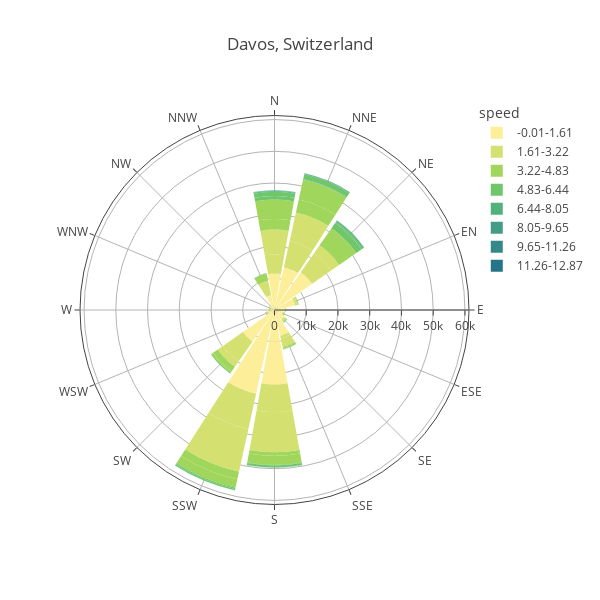

Notebook source saved alongside this figure:
### Markdown cell above
Lets have also a look at the wind direction

### Code cell
# Create a WindRose object with the resampled hourly data
WR = WindRose(df)

# create renaming dictionary - the WindRose object requires the variable names ws and wd. We have
# to tell the Object the name of our Variables: WS, WD
names = {'WS':'ws', 'WD':'wd'}

# calculate wind statistics for 8 sectors
WR.calc_stats(normed=False, bins=8, variable_names=names)

# Generate windrose plot
WR.plot(
    template='xgridoff',
    colors='haline',
    title='Davos, Switzerland',
    output_type='show',
    width=600,
    height=600
)

### Figure 1 — Plotly figure (JSON) as saved in the notebook; plotly's stock layout.template omitted (floating-point values rounded to 4 significant figures)
{"data": [{"hovertemplate": "speed=-0.01-1.61<br>frequency=%{r}<br>direction=%{theta}<extra></extra>", "legendgroup": "-0.01-1.61", "marker": {"color": "rgb(253, 238, 153)", "pattern": {"shape": ""}}, "name": "-0.01-1.61", "r": [6059, 6328, 7488, 8003, 6458, 4152, 2544, 1782, 1440, 1343, 1378, 1643, 2085, 3069, 5261, 10009, 13456, 13818, 13207, 8811, 3338, 1277, 677, 506, 463, 530, 562, 628, 998, 1668, 3191, 5459], "showlegend": true, "subplot": "polar", "theta": ["N", "NNE", "NNE", "NE", "NE", "ENE", "ENE", "E", "E", "ESE", "ESE", "SE", "SE", "SSE", "SSE", "S", "S", "SSW", "SSW", "SW", "SW", "WSW", "WSW", "W", "W", "WNW", "WNW", "NW", "NW", "NNW", "NNW", "N"], "type": "barpolar"}, {"hovertemplate": "speed=1.61-3.22<br>frequency=%{r}<br>direction=%{theta}<extra></extra>", "legendgroup": "1.61-3.22", "marker": {"color": "rgb(212, 225, 112)", "pattern": {"shape": ""}}, "name": "1.61-3.22", "r": [5972, 8460, 9206, 7251, 3108, 693, 144, 107, 151, 182, 222, 324, 396, 872, 2717, 8710, 12615, 11453, 13681, 7620, 2026, 421, 204, 185, 199, 206, 172, 133, 114, 363, 4181, 7831], "showlegend": true, "subplot": "polar", "theta": ["N", "NNE", "NNE", "NE", "NE", "ENE", "ENE", "E", "E", "ESE", "ESE", "SE", "SE", "SSE", "SSE", "S", "S", "SSW", "SSW", "SW", "SW", "WSW", "WSW", "W", "W", "WNW", "WNW", "NW", "NW", "NNW", "NNW", "N"], "type": "barpolar"}, {"hovertemplate": "speed=3.22-4.83<br>frequency=%{r}<br>direction=%{theta}<extra></extra>", "legendgroup": "3.22-4.83", "marker": {"color": "rgb(160, 214, 91)", "pattern": {"shape": ""}}, "name": "3.22-4.83", "r": [3370, 4149, 6348, 5181, 1401, 236, 31, 60, 98, 111, 127, 177, 223, 256, 425, 1164, 2877, 2469, 2716, 1764, 506, 170, 177, 155, 159, 153, 141, 107, 40, 17, 2372, 6133], "showlegend": true, "subplot": "polar", "theta": ["N", "NNE", "NNE", "NE", "NE", "ENE", "ENE", "E", "E", "ESE", "ESE", "SE", "SE", "SSE", "SSE", "S", "S", "SSW", "SSW", "SW", "SW", "WSW", "WSW", "W", "W", "WNW", "WNW", "NW", "NW", "NNW", "NNW", "N"], "type": "barpolar"}, {"hovertemplate": "speed=4.83-6.44<br>frequency=%{r}<br>direction=%{theta}<extra></extra>", "legendgroup": "4.83-6.44", "marker": {"color": "rgb(111, 198, 107)", "pattern": {"shape": ""}}, "name": "4.83-6.44", "r": [1115, 297, 1528, 1988, 535, 48, 13, 18, 32, 41, 48, 55, 66, 72, 51, 131, 639, 367, 432, 285, 79, 44, 33, 27, 22, 13, 19, 9, 3, 1, 127, 1280], "showlegend": true, "subplot": "polar", "theta": ["N", "NNE", "NNE", "NE", "NE", "ENE", "ENE", "E", "E", "ESE", "ESE", "SE", "SE", "SSE", "SSE", "S", "S", "SSW", "SSW", "SW", "SW", "WSW", "WSW", "W", "W", "WNW", "WNW", "NW", "NW", "NNW", "NNW", "N"], "type": "barpolar"}, {"hovertemplate": "speed=6.44-8.05<br>frequency=%{r}<br>direction=%{theta}<extra></extra>", "legendgroup": "6.44-8.05", "marker": {"color": "rgb(81, 178, 124)", "pattern": {"shape": ""}}, "name": "6.44-8.05", "r": [271, 8, 213, 370, 80, 2, 1, 2, 6, 5, 8, 17, 19, 16, 15, 23, 80, 24, 38, 13, 4, 3, 1, 3, 0, 0, 0, 0, 0, 0, 4, 179], "showlegend": true, "subplot": "polar", "theta": ["N", "NNE", "NNE", "NE", "NE", "ENE", "ENE", "E", "E", "ESE", "ESE", "SE", "SE", "SSE", "SSE", "S", "S", "SSW", "SSW", "SW", "SW", "WSW", "WSW", "W", "W", "WNW", "WNW", "NW", "NW", "NNW", "NNW", "N"], "type": "barpolar"}, {"hovertemplate": "speed=8.05-9.65<br>frequency=%{r}<br>direction=%{theta}<extra></extra>", "legendgroup": "8.05-9.65", "marker": {"color": "rgb(65, 157, 133)", "pattern": {"shape": ""}}, "name": "8.05-9.65", "r": [40, 1, 41, 47, 21, 3, 0, 1, 1, 1, 6, 5, 4, 2, 5, 4, 7, 5, 5, 0, 0, 0, 0, 0, 0, 0, 0, 0, 0, 0, 0, 37], "showlegend": true, "subplot": "polar", "theta": ["N", "NNE", "NNE", "NE", "NE", "ENE", "ENE", "E", "E", "ESE", "ESE", "SE", "SE", "SSE", "SSE", "S", "S", "SSW", "SSW", "SW", "SW", "WSW", "WSW", "W", "W", "WNW", "WNW", "NW", "NW", "NNW", "NNW", "N"], "type": "barpolar"}, {"hovertemplate": "speed=9.65-11.26<br>frequency=%{r}<br>direction=%{theta}<extra></extra>", "legendgroup": "9.65-11.26", "marker": {"color": "rgb(53, 136, 136)", "pattern": {"shape": ""}}, "name": "9.65-11.26", "r": [6, 0, 5, 5, 3, 0, 0, 0, 0, 0, 1, 0, 2, 0, 0, 1, 1, 0, 1, 1, 0, 0, 0, 0, 0, 0, 0, 0, 0, 0, 0, 3], "showlegend": true, "subplot": "polar", "theta": ["N", "NNE", "NNE", "NE", "NE", "ENE", "ENE", "E", "E", "ESE", "ESE", "SE", "SE", "SSE", "SSE", "S", "S", "SSW", "SSW", "SW", "SW", "WSW", "WSW", "W", "W", "WNW", "WNW", "NW", "NW", "NNW", "NNW", "N"], "type": "barpolar"}, {"hovertemplate": "speed=11.26-12.87<br>frequency=%{r}<br>direction=%{theta}<extra></extra>", "legendgroup": "11.26-12.87", "marker": {"color": "rgb(38, 116, 137)", "pattern": {"shape": ""}}, "name": "11.26-12.87", "r": [0, 0, 0, 0, 1, 0, 0, 0, 0, 0, 0, 1, 1, 1, 0, 0, 0, 0, 0, 0, 0, 0, 0, 0, 0, 0, 0, 0, 0, 0, 0, 0], "showlegend": true, "subplot": "polar", "theta": ["N", "NNE", "NNE", "NE", "NE", "ENE", "ENE", "E", "E", "ESE", "ESE", "SE", "SE", "SSE", "SSE", "S", "S", "SSW", "SSW", "SW", "SW", "WSW", "WSW", "W", "W", "WNW", "WNW", "NW", "NW", "NNW", "NNW", "N"], "type": "barpolar"}], "layout": {"barmode": "relative", "height": 600, "legend": {"title": {"text": "speed"}, "tracegroupgap": 0}, "polar": {"angularaxis": {"categoryarray": ["N", "NNE", "NE", "ENE", "E", "ESE", "SE", "SSE", "S", "SSW", "SW", "WSW", "W", "WNW", "NW", "NNW"], "categoryorder": "array", "direction": "clockwise", "rotation": 90, "type": "category"}, "domain": {"x": [0, 1], "y": [0, 1]}, "radialaxis": {"autorange": true, "range": [0, 61280], "type": "linear"}}, "title": {"text": "Davos, Switzerland"}, "width": 600}}
